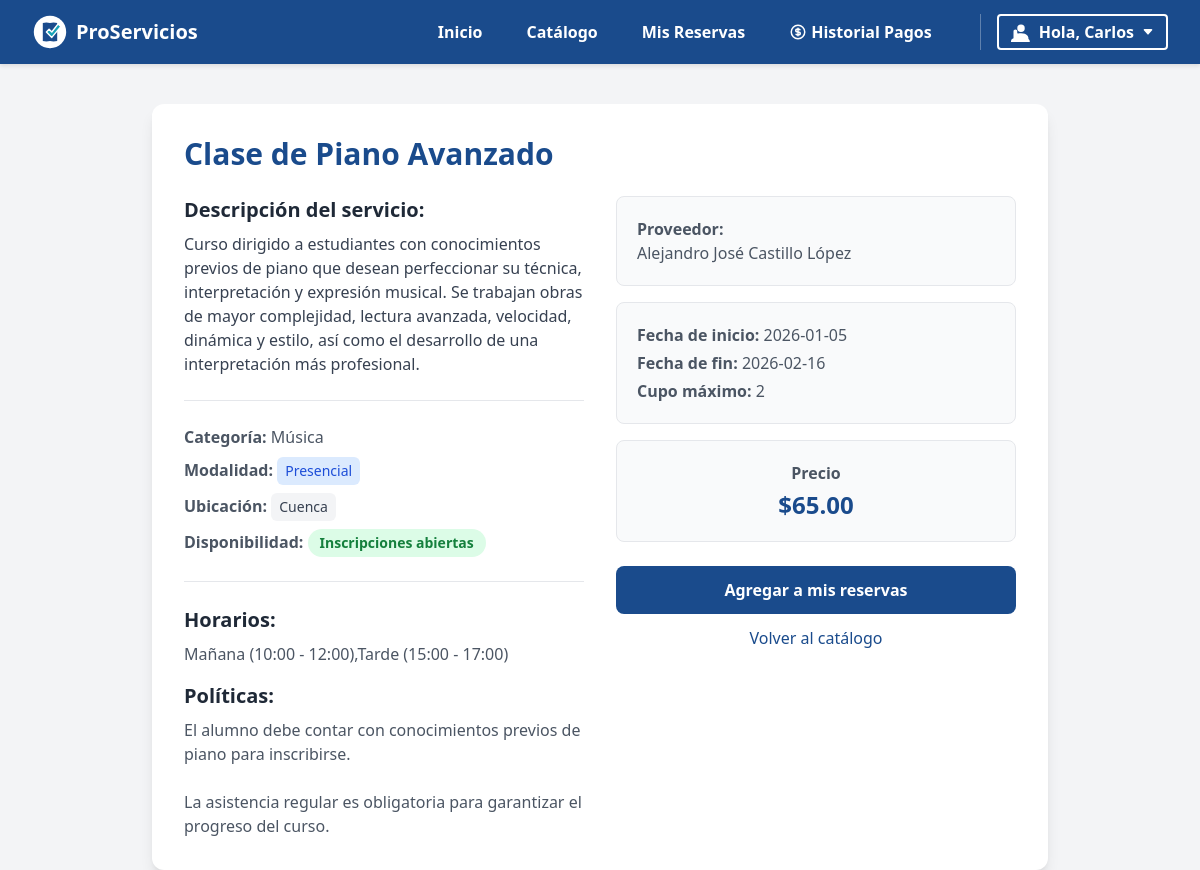
Screenshot of /public/detalles_servicio.php?servicio_id=1 (signed in) with the database file from the repository.
### tables this page shows
CREATE TABLE `servicios` (
  `servicio_id` int NOT NULL AUTO_INCREMENT,
  `proveedor_id` int DEFAULT NULL,
  `categoria_id` int DEFAULT NULL,
  `nombre_servicio` varchar(150) NOT NULL,
  `descripcion` text,
  `descripcion_breve` varchar(400) DEFAULT NULL,
  `modalidad` varchar(50) DEFAULT NULL,
  `ubicacion` varchar(255) DEFAULT NULL,
  `precio` decimal(10,2) NOT NULL,
  `disponible` tinyint(1) DEFAULT '1',
  `cupo_maximo` int DEFAULT '5',
  `cupos_restantes` int DEFAULT '5',
  `fecha_inicio` date DEFAULT NULL,
  `fecha_fin` date DEFAULT NULL,
  `horario` varchar(255) DEFAULT NULL,
  `politicas` text,
  PRIMARY KEY (`servicio_id`),
  KEY `proveedor_id` (`proveedor_id`),
  KEY `fk_servicio_categoria` (`categoria_id`),
  CONSTRAINT `fk_servicio_categoria` FOREIGN KEY (`categoria_id`) REFERENCES `categorias` (`categoria_id`) ON DELETE SET NULL,
  CONSTRAINT `servicios_ibfk_1` FOREIGN KEY (`proveedor_id`) REFERENCES `usuarios` (`usuario_id`)
);

CREATE TABLE `categorias` (
  `categoria_id` int NOT NULL AUTO_INCREMENT,
  `nombre_categoria` varchar(100) NOT NULL,
  `fecha_creacion` timestamp NULL DEFAULT CURRENT_TIMESTAMP,
  PRIMARY KEY (`categoria_id`)
);

CREATE TABLE `usuarios` (
  `usuario_id` int NOT NULL AUTO_INCREMENT,
  `nombre` varchar(100) NOT NULL,
  `apellido` varchar(100) NOT NULL,
  `email` varchar(150) NOT NULL,
  `telefono` varchar(20) DEFAULT NULL,
  `password_hash` varchar(255) NOT NULL,
  `rol` enum('cliente','proveedor','administrador') DEFAULT 'cliente',
  `fecha_registro` timestamp NULL DEFAULT CURRENT_TIMESTAMP,
  PRIMARY KEY (`usuario_id`),
  UNIQUE KEY `email` (`email`)
);

### public/obtener_categorias.php (called while the page is built, shortened)
<?php
require_once '../config/Database.php';
class Categoria {
    private $conn;
    public function __construct() {
        $database = new Database();
        $this->conn = $database->getConnection();
    }
    public function obtenerNombrePorId($categoria_id) {
        $query = "SELECT nombre_categoria FROM categorias WHERE categoria_id = ?";
        $stmt = $this->conn->prepare($query);
        $stmt->bindParam(1, $categoria_id, PDO::PARAM_INT);
        $stmt->execute();
        return $stmt->fetchColumn();
    }
}

### config/DataBase.php (called while the page is built, shortened)
<?php
class Database {
    private $host = "localhost";
    private $db_name = "proservicios_db";
    private $username = "root";
    private $password = "root";
    public function getConnection() {
        $this->conn = null;
        try {
            $this->conn = new PDO("mysql:host=" . $this->host . ";dbname=" . $this->db_name, $this->username, $this->password);
            $this->conn->exec("set names utf8");
        } catch(PDOException $exception) {
            echo "Error de conexión: " . $exception->getMessage();
        }
        return $this->conn;
    }
}
?>

### public/detalles_servicio.php (the view, shortened to what this page needs)
<?php
require_once '../config/Database.php';
include_once 'obtener_categorias.php';
$servicio_id = intval($_GET['servicio_id']);
$database = new Database();
$conn = $database->getConnection();
$query = "SELECT s.*, u.nombre AS nombre_proveedor, u.apellido AS apellido_proveedor
          FROM servicios s
          INNER JOIN usuarios u ON s.proveedor_id = u.usuario_id
          WHERE s.servicio_id = :id";
$stmt = $conn->prepare($query);
$stmt->bindParam(":id", $servicio_id);
$stmt->execute();
$servicio = $stmt->fetch(PDO::FETCH_ASSOC);
$categoriaObj = new Categoria();
$nombreCategoria = $categoriaObj->obtenerNombrePorId($servicio['categoria_id']);
$disponibilidad_texto = ($servicio['disponible'] == 1)
    ? 'Inscripciones abiertas'
    : 'Inscripciones cerradas';
$modalidad = htmlspecialchars($servicio['modalidad']);
$horario = nl2br(htmlspecialchars($servicio['horario']));
$politicas = nl2br(htmlspecialchars($servicio['politicas']));
?>
<!DOCTYPE html>
<html lang="es">
<head>
    <script src="https://cdn.tailwindcss.com"></script>
</head>
<body class="bg-gray-100">
    <?php include 'menu_header.php'; ?>
    <div class="max-w-4xl mx-auto mt-10 bg-white shadow-lg rounded-xl p-8">
        <h1 class="text-3xl font-bold mb-6 text-[#1A4B8C]">
            <?= !empty($servicio['nombre_servicio']) ? htmlspecialchars($servicio['nombre_servicio']) : 'Sin definir'; ?>
        </h1>
        <div class="grid grid-cols-1 md:grid-cols-2 gap-8">
            <div>
                <h2 class="text-xl font-semibold mb-2 text-gray-800">
                    Descripción del servicio:
                </h2>
                <p class="text-gray-700 mb-4">
                    <?= !empty($servicio['descripcion']) ? nl2br(htmlspecialchars($servicio['descripcion'])) : 'Sin definir'; ?>
                </p>
                <hr class="my-6 border-gray-200">
                <p class="text-gray-600 mb-2">
                    <strong>Categoría:</strong>
                    <?= $nombreCategoria ? htmlspecialchars($nombreCategoria) : 'Sin definir'; ?>
                </p>
                <p class="text-gray-600 mb-2">
                    <strong>Modalidad:</strong>
                    <span class="inline-block bg-blue-100 text-blue-700 px-2 py-1 rounded-md text-sm font-medium">
                        <?= !empty($modalidad) ? $modalidad : 'Sin definir'; ?>
                    </span>
                </p>
                <?php if (!empty($servicio['ubicacion'])): ?>
                    <p class="text-gray-600 mb-2">
                        <strong>Ubicación:</strong>
                        <span class="inline-block bg-gray-100 text-gray-700 px-2 py-1 rounded-md text-sm font-medium">
                            <?= htmlspecialchars($servicio['ubicacion']); ?>
                        </span>
                    </p>
                <?php endif; ?>
                <div class="text-gray-600 mb-4">
                    <strong>Disponibilidad:</strong>
                    <span class="inline-block px-3 py-1 text-sm font-semibold rounded-full
                        <?= ($servicio['disponible'] == 1)
                            ? 'bg-green-100 text-green-700'
                            : 'bg-red-100 text-red-700'; ?>">
                        <?= !empty($disponibilidad_texto) ? $disponibilidad_texto : 'Sin definir'; ?>
                    </span>
                </div>
                <hr class="my-6 border-gray-200">
                <h2 class="text-xl font-semibold mb-2 text-gray-800">
                    Horarios:
                </h2>
                <p class="text-gray-600 mb-4">
                    <?= !empty($horario) ? $horario : 'Sin definir'; ?>
                </p>
                <h2 class="text-xl font-semibold mb-2 text-gray-800">
                    Políticas:
                </h2>
                <p class="text-gray-600">
                    <?= !empty($politicas) ? $politicas : 'Sin definir'; ?>
                </p>
            </div>
            <div>
                <div class="bg-gray-50 p-5 rounded-lg border mb-4">
                    <p class="text-gray-600">
                        <strong>Proveedor:</strong><br>
                        <?= htmlspecialchars($servicio['nombre_proveedor'] . ' ' . $servicio['apellido_proveedor']); ?>
                    </p>
                </div>
                <div class="bg-gray-50 p-5 rounded-lg border mb-4">
                    <p class="text-gray-600 mb-1">
                        <strong>Fecha de inicio:</strong>
                        <?= !empty($servicio['fecha_inicio']) ? htmlspecialchars($servicio['fecha_inicio']) : 'Sin definir'; ?>
                    </p>
                    <p class="text-gray-600 mb-1">
                        <strong>Fecha de fin:</strong>
                        <?= !empty($servicio['fecha_fin']) ? htmlspecialchars($servicio['fecha_fin']) : 'Sin definir'; ?>
                    </p>
                    <p class="text-gray-600">
                        <strong>Cupo máximo:</strong>
                        <?= !empty($servicio['cupos_restantes']) ? htmlspecialchars($servicio['cupos_restantes']) : 'Sin definir'; ?>
                    </p>
                </div>
                <div class="bg-gray-50 p-5 rounded-lg border mb-6 text-center">
                    <p class="text-gray-600 mb-1 font-semibold">
                        Precio
                    </p>
                    <p class="text-2xl font-bold text-[#1A4B8C]">
                        $<?= !empty($servicio['precio']) ? number_format($servicio['precio'], 2) : 'Sin definir'; ?>
                    </p>
                </div>
                <form action="procesar_reserva.php" method="POST">
                    <button type="submit"
                        class="w-full py-3 font-bold text-white bg-[#1A4B8C] hover:bg-opacity-90 transition rounded-lg">
                        Agregar a mis reservas
                    </button>
                </form>
                <a href="catalogo.php"
                    class="block text-center mt-3 text-[#1A4B8C] hover:underline">
                    Volver al catálogo
                </a>
            </div>
        </div>
</body>
</html>

### rows the page displays
servicios: nombre_servicio "Clase de Piano Avanzado", descripcion "Curso dirigido a estudiantes con conocimientos previos de piano que desean perfeccionar su técnica, interpretación y expresión musical. Se trabajan obras de mayor complejidad, lectura avanzada, velocidad, dinámica y estilo, así como el desarrollo de una interpretación más profesional.", categoria.nombre_categoria "Música", modalidad "Presencial", ubicacion "Cuenca", disponible "Inscripciones abiertas", horario "Mañana (10:00 - 12:00),Tarde (15:00 - 17:00)", politicas "El alumno debe contar con conocimientos previos de piano para inscribirse. La asistencia regular es obligatoria para garantizar el progreso del curso.", proveedor.apellido "Alejandro José Castillo López", fecha_inicio "2026-01-05", fecha_fin "2026-02-16", cupos_restantes "2", precio "65.00"

### other values shown
$nombreDisplay "Carlos"
